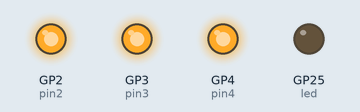
Bench run of a program on a simulated Raspberry Pi Pico running MicroPython. Parts: output pins drawn as LEDs (lit = HIGH).

Above: at 0.5 s.
At 1.5 s:
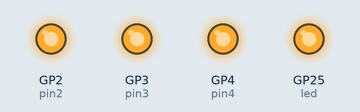
Timing chart, 0 to 3.0 s (numbered marks = the images above):
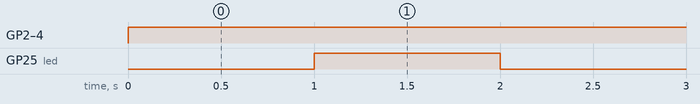

Measured:
- by itself, GP2 (pin2), GP3 (pin3), GP4 (pin4): LOW → HIGH at 0.00 s
- by itself, GP25 (led): alternates HIGH for 1.0 s and LOW for 1.0 s

The program:

old_main.py
```python
from machine import Pin, Timer
led = Pin(25, Pin.OUT)
pin2 = Pin(2, Pin.OUT)
pin3 = Pin(3, Pin.OUT)
pin4 = Pin(4, Pin.OUT)
timer = Timer()

pin2.value(1)
pin3.value(1)
pin4.value(1)

def blink(timer):
    led.toggle()


timer.init(freq=1, mode=Timer.PERIODIC, callback=blink)
```
